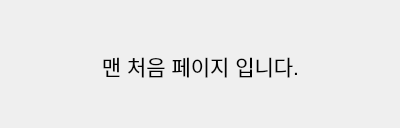
<?xml version="1.0" encoding="UTF-8"?>
<ui version="4.0">
 <class>Dialog</class>
 <widget class="QDialog" name="Dialog">
  <property name="geometry">
   <rect>
    <x>0</x>
    <y>0</y>
    <width>400</width>
    <height>128</height>
   </rect>
  </property>
  <property name="windowTitle">
   <string>Dialog</string>
  </property>
  <widget class="QLabel" name="label">
   <property name="geometry">
    <rect>
     <x>60</x>
     <y>40</y>
     <width>281</width>
     <height>51</height>
    </rect>
   </property>
   <property name="font">
    <font>
     <family>Arial</family>
     <pointsize>16</pointsize>
    </font>
   </property>
   <property name="text">
    <string>맨 처음 페이지 입니다.</string>
   </property>
   <property name="alignment">
    <set>Qt::AlignCenter</set>
   </property>
  </widget>
 </widget>
 <resources/>
 <connections/>
</ui>
